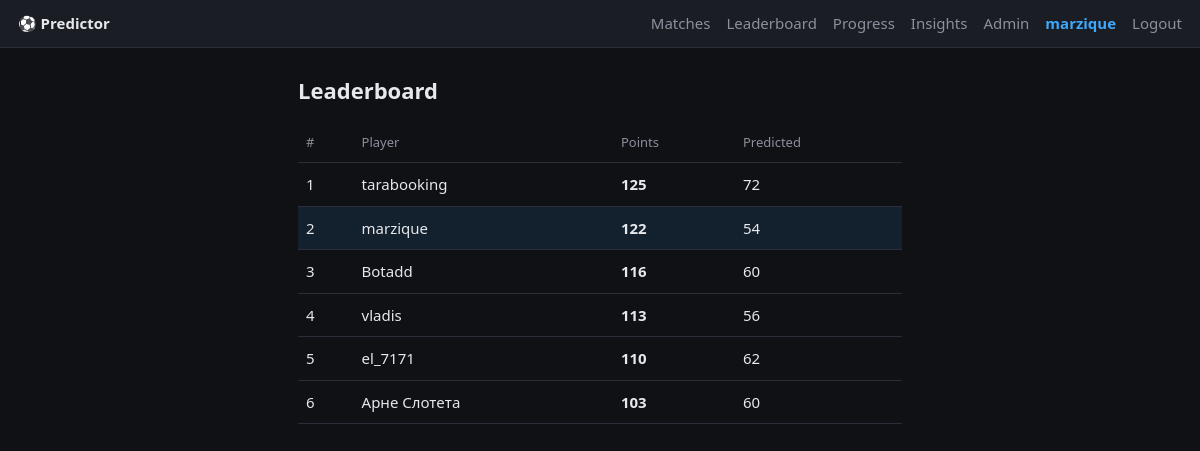
/leaderboard (signed in), run on the app's committed database.
### tables this page shows
CREATE TABLE users (
    id            INTEGER PRIMARY KEY AUTOINCREMENT,
    username      TEXT UNIQUE NOT NULL,
    password_hash TEXT NOT NULL,
    created_at    TEXT NOT NULL
);

### app.py (the view)
@app.get("/leaderboard", response_class=HTMLResponse)
async def leaderboard(request: Request):
    user = current_user(request)
    if not user:
        return RedirectResponse("/login", status_code=302)
    with connect() as conn:
        rows = fetch_leaderboard(conn)
    return render(request, "leaderboard.html", {"user": user, "rows": rows})

### templates/leaderboard.html (shortened to what this page needs)
{% extends "base.html" %}
{% block content %}
<h1>Leaderboard</h1>
<table class="board">
  <thead><tr><th>#</th><th>Player</th><th>Points</th><th>Predicted</th></tr></thead>
  <tbody>
  {% for r in rows %}
    <tr class="{{ 'me-row' if r['username'] == user['username'] else '' }}">
      <td>{{ loop.index }}</td>
      <td>{{ r["username"] }}</td>
      <td><b>{{ r["total"] }}</b></td>
      <td>{{ r["played"] }}</td>
    </tr>
  {% endfor %}
  </tbody>
</table>
{% endblock %}

### templates/base.html (shortened to what this page needs)
<!doctype html>
<html lang="en">
<head>
  <link rel="stylesheet" href="/static/style.css">
</head>
<body>
  <header>
    <a href="/" class="brand">⚽ Predictor</a>
    {% if user %}
    <nav>
      <a href="/">Matches</a>
      <a href="/leaderboard">Leaderboard</a>
      <a href="/progress">Progress</a>
      <a href="/insights">Insights</a>
      {% if is_admin %}<a href="/admin">Admin</a>{% endif %}
      <span class="me">{{ user["username"] }}</span>
      <a href="/logout">Logout</a>
    </nav>
    {% endif %}
  </header>
  <main class="{% block main_class %}{% endblock %}">
    {% block content %}{% endblock %}
  </main>
</body>
</html>

### static/style.css (style rules this page uses)
:root { --bg: #0f1115; --card: #1a1d24; --line: #2a2e38; --fg: #e6e8ec; --muted: #8b909c; --accent: #3da9fc; --good: #4caf50; }
* { box-sizing: border-box; }
body { margin: 0; background: var(--bg); color: var(--fg); font: 15px/1.5 system-ui, -apple-system, Segoe UI, Roboto, sans-serif; }
header { display: flex; align-items: center; gap: 16px; padding: 12px 18px; border-bottom: 1px solid var(--line); background: var(--card); position: sticky; top: 0; z-index: 10; }
.brand { font-weight: 700; color: var(--fg); text-decoration: none; }
nav { margin-left: auto; display: flex; align-items: center; gap: 16px; }
nav a { color: var(--muted); text-decoration: none; }
nav .me { color: var(--accent); font-weight: 600; }
main { max-width: 640px; margin: 0 auto; padding: 18px; }
h1 { font-size: 22px; margin: 8px 0 16px; }
.board { width: 100%; border-collapse: collapse; }
.board th, .board td { text-align: left; padding: 10px 8px; border-bottom: 1px solid var(--line); }
.board th { color: var(--muted); font-weight: 500; font-size: 13px; }
.board .me-row { background: rgba(61, 169, 252, 0.10); }

### data on the page
users: username "marzique", total "122", played "54"
users: username "tarabooking", total "125", played "72"
users: username "Botadd", total "116", played "60"
users: username "vladis", total "113", played "56"
users: username "el_7171", total "110", played "62"
users: username "Арне Слотета", total "103", played "60"
